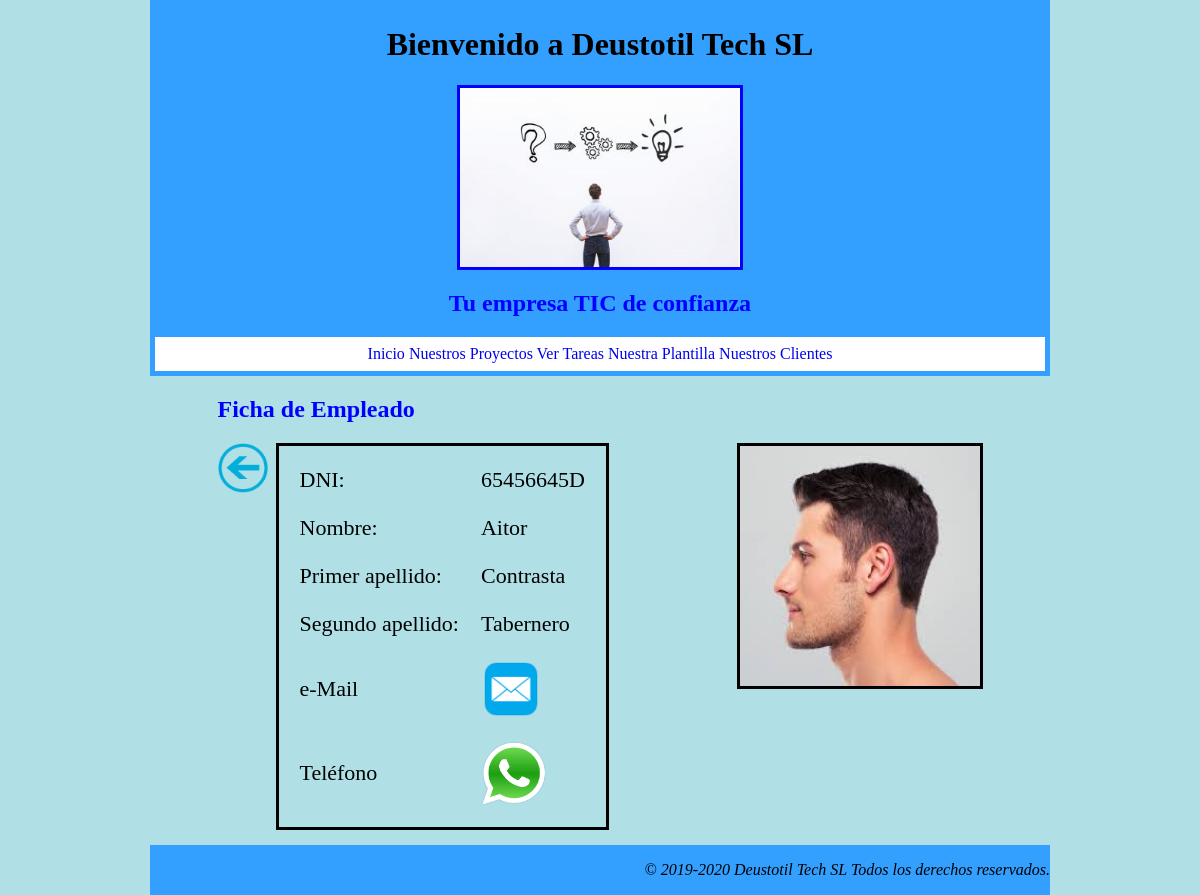
Screenshot of /index/lista_empleados/15/ with the database file from the repository.
### appDeustotilTECHSL/models.py (models this page shows, shortened)
class Empleado(models.Model):
    dni = models.CharField(max_length=12)
    foto_perfil = models.ImageField(upload_to='fotos_perfil/', blank=True)
    nombre = models.CharField(max_length=25)
    apellido1 = models.CharField(max_length=25)
    apellido2 = models.CharField(max_length=25)
    email = models.EmailField()
    telefono = models.IntegerField()

### appDeustotilTECHSL/views.py (the view)
# urls.py: path('lista_empleados/<pk>/', views.EmpleadoDetailView.as_view(), name='empleado'),
class EmpleadoDetailView(DetailView):
    model = Empleado
    template_name = 'empleado.html'
    def get_context_data(self, **kwargs):
        context = super(EmpleadoDetailView, self).get_context_data(**kwargs)
        context['titulo_pagina'] = 'Ficha de Empleado'
        return context

### appDeustotilTECHSL/templates/empleado.html
{% extends "index.html" %}
{% load static %}
{% block contenido %}
<section>
<img id="fotoPerfil" src="{{ empleado.foto_perfil.url }}" width="240" height="240">
    <a href="{% url 'lista_empleados' %}"><img class="iconoAtras" src="{% static 'img/iconoAtras.png' %}"></a>
<table class="tablaObjeto">
    <tr>
        <td>DNI:</td>
        <td>{{ empleado.dni }}</td>
    </tr>
    <tr>
        <td>Nombre:</td>
        <td>{{ empleado.nombre }}</td>
    </tr>
    <tr>
        <td>Primer apellido: </td>
        <td>{{ empleado.apellido1}}</td>
    </tr>
    <tr>
        <td>Segundo apellido:</td>
        <td>{{ empleado.apellido2 }}</td>
    </tr>
    <tr>
        <td>e-Mail</td>
        <td><a href="mailto:{{ empleado.email }}"><img id="iconoMail" src="{% static 'img/iconoMail.png' %}"></a></td>
    </tr>
    <tr>
        <td>Teléfono</td>
        <td><a href="https://api.whatsapp.com/send?phone=+34{{empleado.telefono}}"target="_blank"><img id="iconoWA" src="{% static 'img/iconoWA.png' %}"></a></td>
</table>
</section>
{% endblock %}

### appDeustotilTECHSL/static/css/main.css (style rules this page uses)
body { background-color: powderblue; width: 75%; margin: auto; }
.tablaObjeto { border-spacing: 20px; border-style: solid; border-color: black; table-layout: fixed; border-collapse: separate; margin-left: 5px; }
#fotoPerfil { background-color: black; padding: 3px; float: right; }
td { font-family: Cambria, Cochin, Georgia, Times, 'Times New Roman', serif; font-size: 22px; text-align: left; }
#iconoWA { height: 65px; width: 65px; float: left; }
#iconoMail { height: 60px; width: 60px; }
.iconoAtras { height: 50px; widows: 50px; float: left; margin-right: 8px; }
a { text-decoration: none; background-image: linear-gradient(currentColor, currentColor); background-position: 0% 100%; background-repeat: no-repeat; background-size: 0% 2px; transition: background-size .4s; }

### rows the page displays
Empleado: foto_perfil (picture), dni "65456645D", nombre "Aitor", apellido1 "Contrasta", apellido2 "Tabernero"

### other values shown
{{ titulo_pagina }} "Ficha de Empleado"
